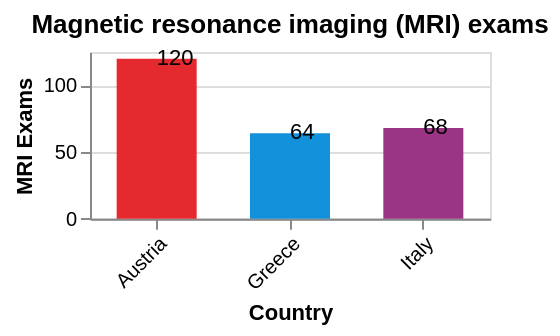

Write a Vega-Lite specification for this figure.
### Vega-Lite specification from a JSON file in a GitHub repository (floating-point values rounded to 4 significant figures)
{"$schema": "https://vega.github.io/schema/vega-lite/v5.json", "vconcat": [{"title": "Magnetic resonance imaging (MRI) exams", "description": "A comparison of the number of MRI exams across different countries.", "width": 200, "height": 83.33, "data": {"values": [{"Country": "Greece", "MRI Exams": 64}, {"Country": "Italy", "MRI Exams": 68}, {"Country": "Austria", "MRI Exams": 120}]}, "encoding": {"y": {"field": "MRI Exams", "type": "quantitative", "axis": {"grid": true, "scale": {"domain": [null, null]}}, "scale": {"domain": [0, 125]}}, "x": {"field": "Country", "type": "nominal", "sort": ["Austria", "Greece", "Italy"], "axis": {"grid": false, "tickCount": 5, "labelAngle": -45}}}, "layer": [{"mark": {"type": "bar", "color": "#4682b4"}, "encoding": {"color": {"field": "Country", "type": "nominal", "legend": null, "condition": {"test": "datum.Country === 'none'", "value": "#000000"}, "scale": {"domain": ["Greece", "Italy", "Austria"], "range": ["#1290da", "#9a3585", "#e52a2f"]}}, "opacity": {"condition": {"test": "datum.Country === 'none'", "value": 1}, "value": 1}, "size": {"condition": {"test": "datum.Country === 'none'", "value": 30}, "value": 40}}}, {"mark": {"type": "text", "align": "left", "baseline": "middle", "dx": 0, "dy": 0, "angle": 0, "fontSize": 11, "color": "black", "opacity": 1}, "encoding": {"text": {"field": "MRI Exams", "type": "quantitative"}, "color": {"value": "#000000"}}}]}], "name": "MRI", "config": {}}
